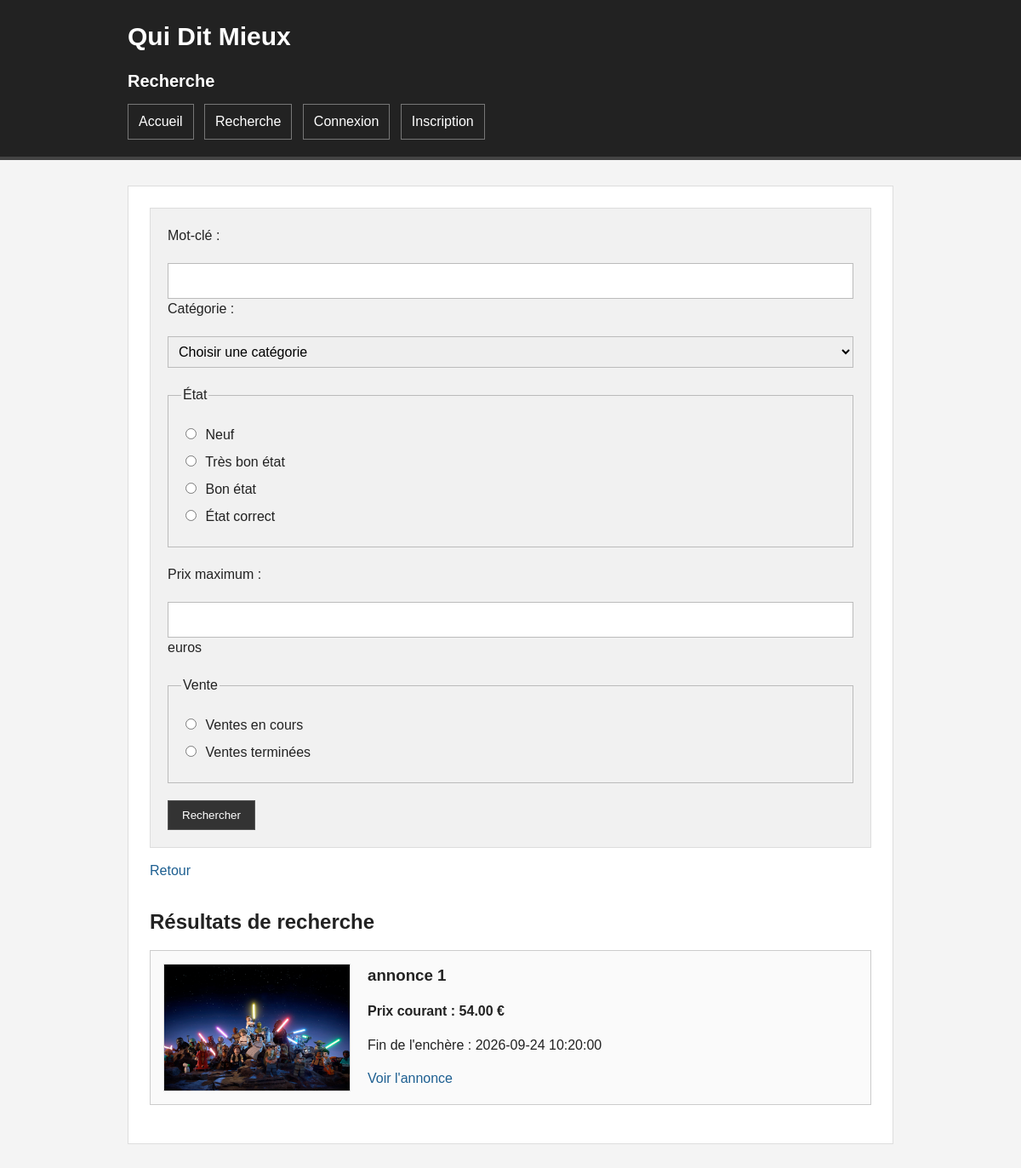
The app's page /preparation_resultat.php?motCle=annonce 1 with its own data.
### tables this page shows
CREATE TABLE `annonce` (
  `titre` varchar(100) NOT NULL,
  `description` text NOT NULL,
  `etat` varchar(50) NOT NULL,
  `prix_depart` decimal(10,2) NOT NULL,
  `date_fin` datetime NOT NULL,
  `vendeur_id` int(11) NOT NULL,
  `categorie_id` int(11) NOT NULL,
  `date_creation` datetime NOT NULL,
  `statut` varchar(50) DEFAULT NULL,
  `id` int(11) NOT NULL
);

CREATE TABLE `photo` (
  `url` varchar(255) DEFAULT NULL,
  `annonce_id` int(11) NOT NULL,
  `principale` tinyint(1) NOT NULL,
  `id` int(11) NOT NULL
);

CREATE TABLE `enchere` (
  `montant` decimal(10,2) NOT NULL,
  `date_enchere` datetime NOT NULL,
  `utilisateur_id` int(11) NOT NULL,
  `annonce_id` int(11) NOT NULL,
  `id` int(11) NOT NULL
);

### preparation_resultat.php (called while the page is built, shortened)
<?php
$motCle = $_GET["motCle"] ?? "";
$categorie = $_GET["categorie"] ?? "";
$etat = $_GET["etat"] ?? "";
$prix = $_GET["prix"] ?? "";
$statut = $_GET["statut"] ?? "";
$annonce = new annonce();
$annonce->mettreAJourStatuts();
$resultats = $annonce->annonceTrouvee(
    $motCle,
    $categorie,
    $etat,
    $prix,
    $statut
);
require "templates/pages/recherche.php";
?>

### core/_model.php (called while the page is built, shortened)
<?php
class _model {
    protected $fields = [];
    protected $id = 0;
    protected $values = [];
    function get($NomChamp){
        if (isset($this->values[$NomChamp])){
            return $this->values[$NomChamp];
        } else {
            return null;
        }
    }
    function id(){
        if (isset($this->id)){
            return $this->id;
        } else {
            return 0;
        }
    }
    function execute($sql, $param = []) {
        global $bdd;
        $req = $bdd->prepare($sql);
        if ( ! $req->execute($param)) {
            echo $sql;
            print_r($param);
            print_r($this);
             exit;
        }
        return $req;
    }
    function loadFromTab($tab) {
        foreach($this->fields as $nomAttribut) {
            if (isset($tab[$nomAttribut])) {
                $this->values[$nomAttribut] = $tab[$nomAttribut];
            }
        }
        if (isset($tab["id"])) {
            $this->id = $tab["id"];
        }
        return true;
    }
    function sqlToTab($sql, $param = []) {
        $req = $this->execute($sql, $param);
        $lignes = $req->fetchAll(PDO::FETCH_ASSOC);
        $resultat = [];
        foreach($lignes as $ligne) {
            $objet = new static();
            $objet->loadFromTab($ligne);
            $resultat[$objet->id] = $objet;
        }
        return $resultat;
    }
    function listFieldsForSelect() {
        $sql = "`id`";
        foreach ($this->fields as $nomChamp) {
            $sql .= ",`$nomChamp`";
        }
        return $sql;
    }
}
?>

### modele/annonce.php (called while the page is built, shortened)
<?php
require_once "core/_model.php";
class annonce extends _model
{
    protected $table = "annonce";
    function annonceTrouvee($motCle, $categorie, $etat, $prix, $statut)
    {
        $sql = "SELECT " . $this->listFieldsForSelect() . "
                FROM `$this->table`
                WHERE 1 = 1";
        $param = [];
        if (!empty($motCle)) {
            $sql .= " AND (
                        `titre` LIKE :motCle
                        OR
                        `description` LIKE :motCle
                    )";
            $param[":motCle"] = "%" . $motCle . "%";
        }
        $sql .= " ORDER BY `date_creation` DESC";
        return $this->sqlToTab($sql, $param);
    }
    function prixCourant()
    {
        $enchere = new enchere();
        $meilleure = $enchere->meilleureEnchere($this->id());
        return $meilleure->get("montant");
    }
}
?>

### modele/photo.php (called while the page is built, shortened)
<?php
require_once "core/_model.php";
class photo extends _model
{
    protected $table = "photo";
    function photoPrincipale($annonce_id)
    {
        $sql = "SELECT " . $this->listFieldsForSelect() . "
                FROM `$this->table`
                WHERE `annonce_id` = :annonce_id
                AND `principale` = 1
                LIMIT 1";
        $param = [":annonce_id" => $annonce_id];
        $req = $this->execute($sql, $param);
        $ligne = $req->fetch(PDO::FETCH_ASSOC);
        $objet = new static();
        $objet->loadFromTab($ligne);
        return $objet;
    }
}
?>

### modele/enchere.php (called while the page is built, shortened)
<?php
require_once "core/_model.php";
class enchere extends _model {
    protected $table = "enchere";
    function meilleureEnchere($annonce_id)
    {
        $sql = "SELECT " . $this->listFieldsForSelect() . "
                FROM `$this->table`
                WHERE `annonce_id` = :annonce_id
                ORDER BY `montant` DESC, `date_enchere` ASC";
        $param = [":annonce_id" => $annonce_id];
        $req = $this->execute($sql, $param);
        $ligne = $req->fetch(PDO::FETCH_ASSOC);
        $enchere = new static();
        $enchere->loadFromTab($ligne);
        return $enchere;
    }
}
?>

### templates/fragments/trouvee.php (the view)
<?php
$photo = new photo();
$photoPrincipale = $photo->photoPrincipale($annonce->id());
$prixActuel = $annonce->prixCourant();
?>
<article class="card-trouvee">
    <div class="photo-trouvee">
        <?php if ($photoPrincipale !== false) { ?>
            <img
                src="<?= htmlspecialchars($photoPrincipale->get("url")) ?>"
                alt="<?= htmlspecialchars($annonce->get("titre")) ?>"
            >
        <?php } else { ?>
            <p>
                <?= htmlspecialchars($annonce->get("titre")) ?>
            </p>
        <?php } ?>
    </div>
    <div class="info-trouvee">
        <h3 class="titre-trouvee">
            <?= htmlspecialchars($annonce->get("titre")) ?>
        </h3>
        <p class="prix-trouvee">
            Prix courant :
            <?= htmlspecialchars($prixActuel) ?> €
        </p>
        <p class="fin-trouvee">
            Fin de l'enchère :
            <?= htmlspecialchars($annonce->get("date_fin")) ?>
        </p>
        <a href="preparation_detail.php?id=<?= $annonce->id() ?>">
            Voir l'annonce
        </a>
    </div>
</article>

### templates/fragments/resultat.php (shortened to what this page needs)
<section class="resultats-recherche">
    <h2>Résultats de recherche</h2>
    <?php if (empty($resultats)) { ?>
        <p>
            Aucune annonce ne correspond à votre recherche.
        </p>
    <?php } else { ?>
        <?php foreach ($resultats as $annonce) { ?>
            <?php
                require "templates/fragments/trouvee.php";
            ?>
        <?php } ?>
    <?php } ?>
</section>

### css/styles.css (style rules this page uses)
* { box-sizing: border-box; }
body { margin: 0; font-family: Arial, Helvetica, sans-serif; background-color: #f4f4f4; color: #222; line-height: 1.5; }
h1, h2, h3 { margin-top: 0; }
h2 { margin-top: 25px; margin-bottom: 15px; }
h3 { margin-bottom: 10px; }
a { color: #1d5f91; text-decoration: none; }
.resultats-recherche { margin-top: 30px; }
.card-trouvee { display: flex; margin-bottom: 20px; padding: 15px; border: 1px solid #ccc; background-color: #fafafa; }
.photo-trouvee { width: 220px; height: 150px; display: flex; align-items: center; justify-content: center; flex-shrink: 0; background-color: #e9e9e9; border: 1px solid #ddd; overflow: hidden; }
.photo-trouvee img { width: 100%; height: 100%; object-fit: cover; }
.info-trouvee { padding-left: 20px; }
.titre-trouvee { margin-bottom: 10px; }
.prix-trouvee { font-weight: bold; }
.fin-trouvee { margin-bottom: 15px; }

### records on screen
annonce: photo.url (picture), titre "annonce 1", enchere.montant "54.00", date_fin "2026-09-24 10:20:00"

### other values on screen
$titrePage "Recherche"
